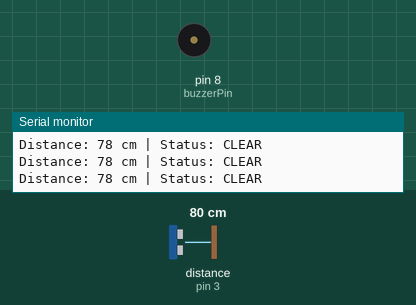
A sketch run on a simulated Arduino Uno, built with avr-gcc and run on an emulated ATmega328P. Shown: buzzer (waves = sounding, pin HIGH), the last lines printed to the serial monitor. Wiring (inferred from the names in the program): ultrasonic range finder: trigger pin 2; echo pin 3. Inputs (shaded band) come from the test bench; at power-on: distance to the obstacle (sensor on pin 3) 80 cm. The echo pulse lasts 58.3 µs per cm; pins used as bus, display or sensor lines are not drawn.

Above: at 3.2 s.
3.3 s: distance to the obstacle (sensor on pin 3) set to 34 cm
4.8 s: distance to the obstacle (sensor on pin 3) set to 29 cm
At 6.2 s:
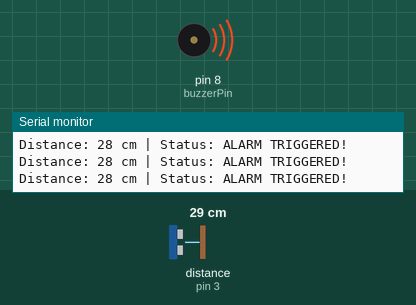
6.5 s: distance to the obstacle (sensor on pin 3) set to 35 cm
At 7.7 s:
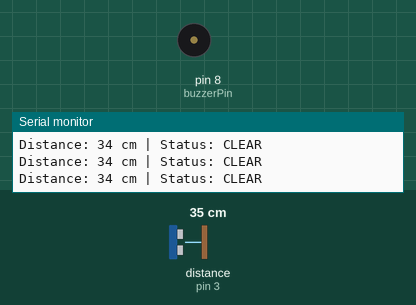
8.0 s: distance to the obstacle (sensor on pin 3) set to 2 cm
At 9.4 s:
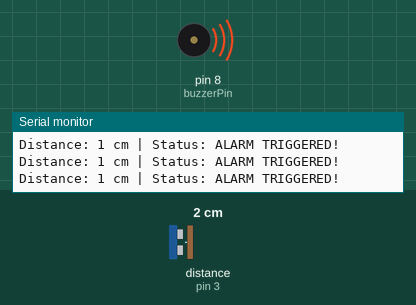
Timing chart, 0 to 10.5 s (numbered marks = the images above; inputs shaded):
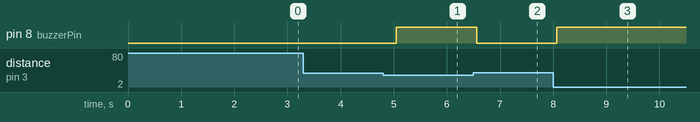

The sketch:

day-05.ino
```cpp
/*
 * Day 20: Smart Systems - Option A: Smart Alarm (Upload-Safe Version)
 * Architecture: Sense (HC-SR04 Distance) -> Think (Threshold Logic) -> Act (Buzzer)
 */

const int trigPin = 2;
const int echoPin = 3;
const int buzzerPin = 8;

const int ALARM_THRESHOLD_CM = 30; // Alarm triggers at 30 cm or closer

void setup() {
  // 1. Startup Delay: Gives the CH340 bootloader 2 seconds to catch uploads on reset
  delay(2000);

  Serial.begin(9600);

  pinMode(trigPin, OUTPUT);
  pinMode(echoPin, INPUT);
  pinMode(buzzerPin, OUTPUT);

  digitalWrite(buzzerPin, LOW); // Start with alarm silent
}

void loop() {
  // 2. SENSE: Emit 10us ultrasonic trigger pulse
  digitalWrite(trigPin, LOW);
  delayMicroseconds(2);
  digitalWrite(trigPin, HIGH);
  delayMicroseconds(10);
  digitalWrite(trigPin, LOW);

  // Measure pulse return duration
  long duration = pulseIn(echoPin, HIGH);

  // Calculate distance in cm: d = (duration * 0.034) / 2
  int distance = (duration * 0.034) / 2;

  // 3. THINK & ACT: Evaluate threshold and log
  if (distance > 0 && distance <= ALARM_THRESHOLD_CM) {
    digitalWrite(buzzerPin, HIGH); // Sound alarm

    Serial.print("Distance: ");
    Serial.print(distance);
    Serial.println(" cm | Status: ALARM TRIGGERED!");
  } else {
    digitalWrite(buzzerPin, LOW);  // Silence alarm

    Serial.print("Distance: ");
    Serial.print(distance);
    Serial.println(" cm | Status: CLEAR");
  }

  delay(300); // 300ms pacing prevents COM port flooding
}
```

Measured:
- the behaviour switches between 32 and 31 cm on distance to the obstacle (sensor on pin 3) (found by bisection; images 0 and 1)
- after the input at 4.8 s, pin 8 (buzzerPin): LOW → HIGH after 0.24 s
- after the input at 6.5 s, pin 8 (buzzerPin): HIGH → LOW after 0.06 s
- after the input at 8.0 s, pin 8 (buzzerPin): LOW → HIGH after 0.07 s
